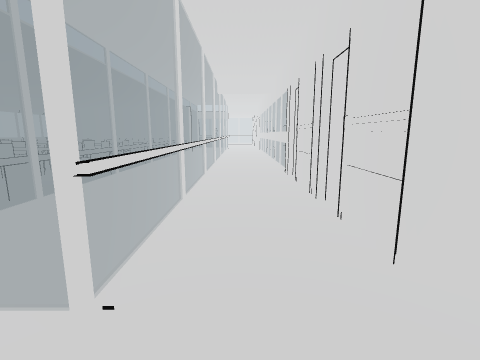
view 1 (above)

19 first-person views from a walk through a Godot game level. The camera is 1.2 m above the floor, tilts 10° down and sees 85° across. The floor is counted in squares, 0.5 m on a side. Each view is taken from the middle of a square. On the plan, view 1 faces up. The plan holds only what a view shows up to about 18 squares ahead; the rest is blank. The place goes on beyond the plan. Door leaves are left out where a doorway can be walked through.

view 2
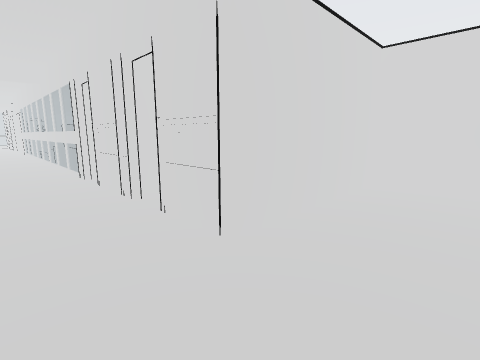

view 3
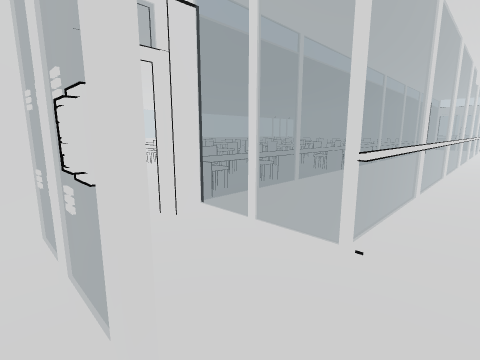

view 4
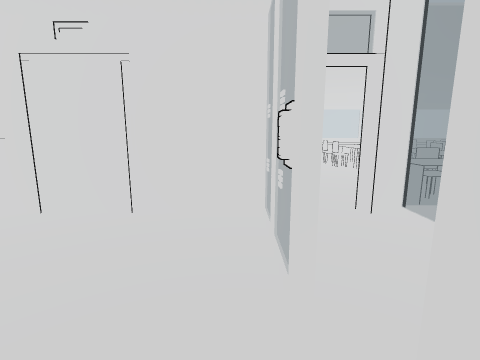

view 5
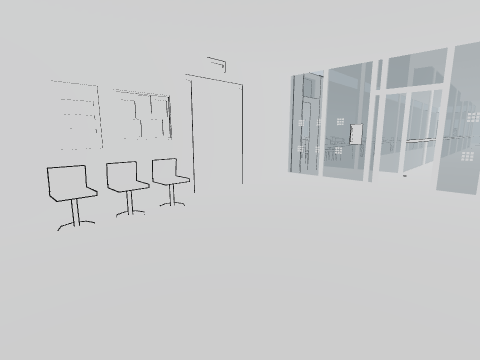

view 6
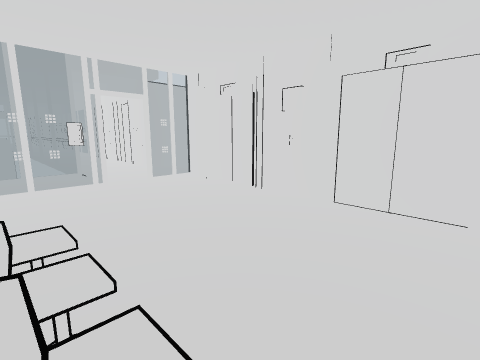

view 7
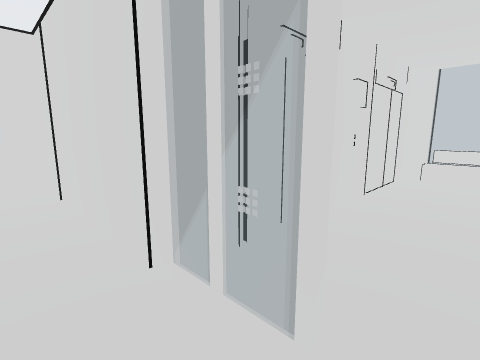

view 8
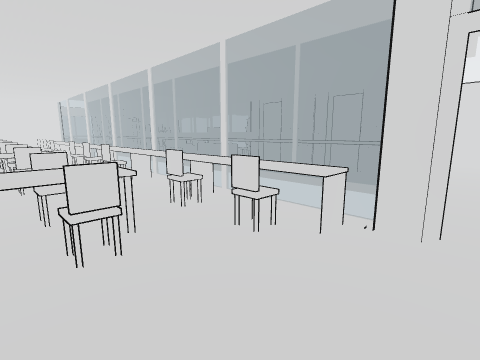

view 9
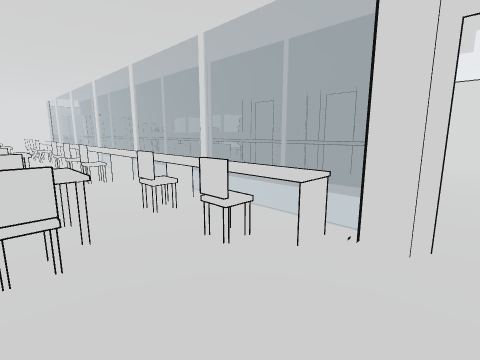

view 10
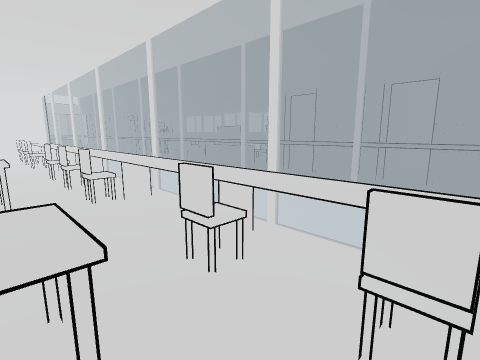

view 11
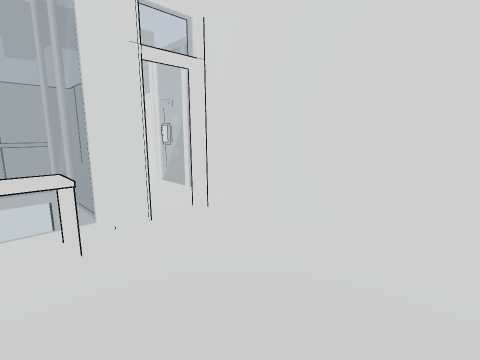

view 12
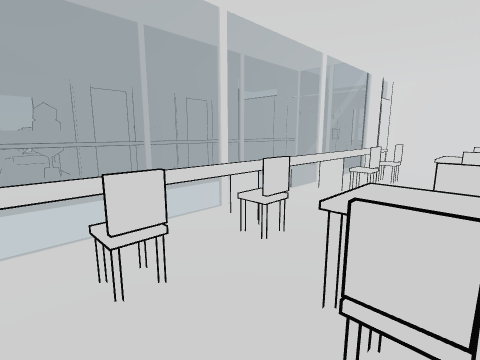

view 13
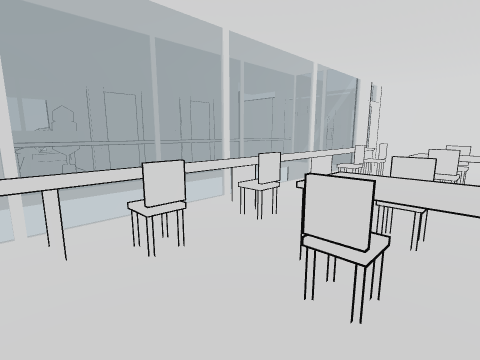

view 14
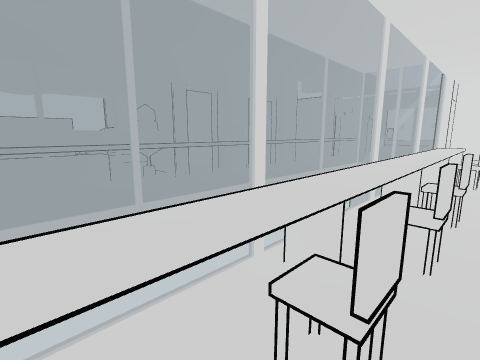

view 15
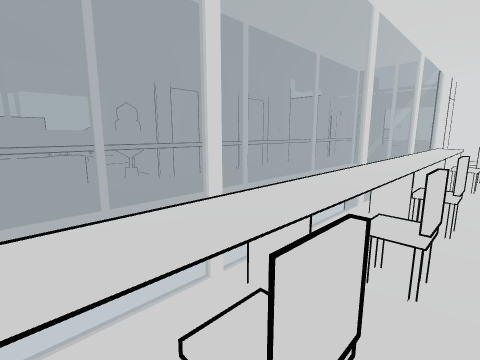

view 16
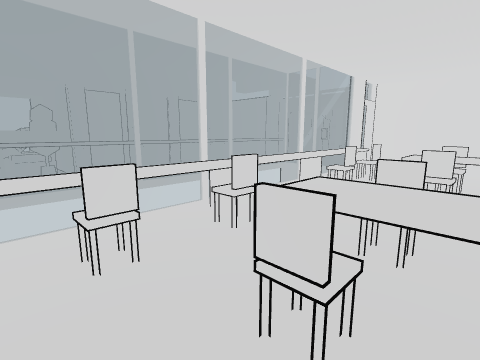

view 17
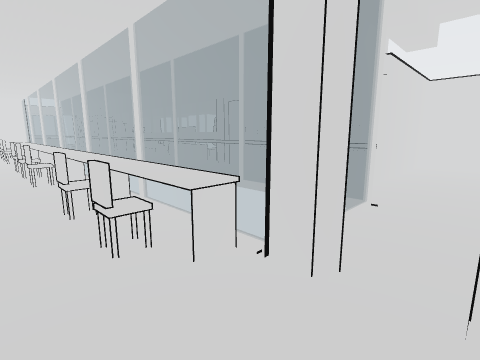

view 18
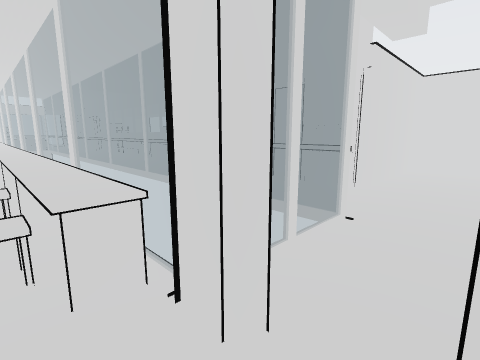

view 19
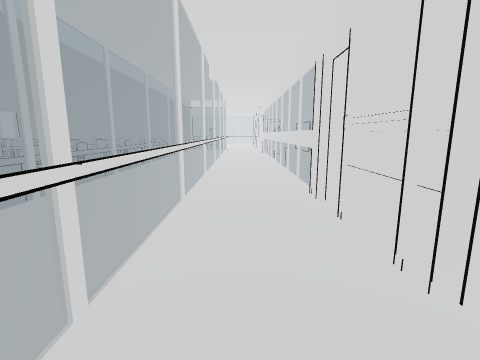

### Floor plan
Key: @ floor where view 1 was taken; # wall or solid block; . floor; D open door; = window, fence, low wall or low ledge; ^ raised ledge; T thing the floor can be seen under or through; S sofa; O other object.
Columns run from 14 left of view 1 to 12 right of it. Each row starts with its distance up from view 1.
 24    =..^#    #....#
 23   ==..^#    T....##
 22  ==..=^#    T....##
 21 .  ..=^#    T....##
 20 ......^#    T....#=
 19  ....=^#    T....##===SS^
 18 .==..=^#    T....##^^^#S
 17 ====..^#    T....######S#
 16 ^^^=.=^#    T....##
 15 ====.=^#    T....D.
 14 .==...^#    #....D..
 13 ......^#    #....#..
 12 ......^#    #....#
 11 ......^#    #....#
 10 .==...^#    #....#######
  9 ====.=^#    #....D......
  8 ^^^=.=^#    #....D....
  7 ====..^#    #....#
  6 .==..=^#    T....#
  5 .....=^#    T....#
  4 ......=#    T....##########
  3 .......T TT T.............#
  2 .......D..................#
  1 .......D..................#
  0 .......D......@...........#
 -1 #########TTTDDD############
 -2        #.........#
 -3        #.........#
 -4        #.........#
 -5        #.........#
 -6        #.........#
 -7        #.........#
 -8        #.........#
 -9        #=........#
-10        #=........#
-11        #=........#
-12        #=........#
-13        #=........#
-14        #.........#
-15               OO.#

Where each view was taken, in squares from view 1:
view 1: 0 up, 0 right, facing up
view 2: 0 up, 1 left, facing up-right
view 3: 2 down, 0 right, facing up-left
view 4: 2 down, 1 right, facing left
view 5: 14 down, 2 right, facing up-left
view 6: 14 down, 6 left, facing up-right
view 7: 1 up, 1 left, facing down-right
view 8: 1 up, 14 left, facing up-right
view 9: 1 up, 13 left, facing up-right
view 10: 5 up, 12 left, facing up-right
view 11: 5 up, 14 left, facing down-right
view 12: 20 up, 13 left, facing down-right
view 13: 21 up, 14 left, facing down-right
view 14: 24 up, 10 left, facing down-right
view 15: 23 up, 10 left, facing down-right
view 16: 20 up, 14 left, facing down-right
view 17: 0 up, 11 left, facing up-right
view 18: 0 up, 9 left, facing up-right
view 19: 6 up, 0 right, facing up
